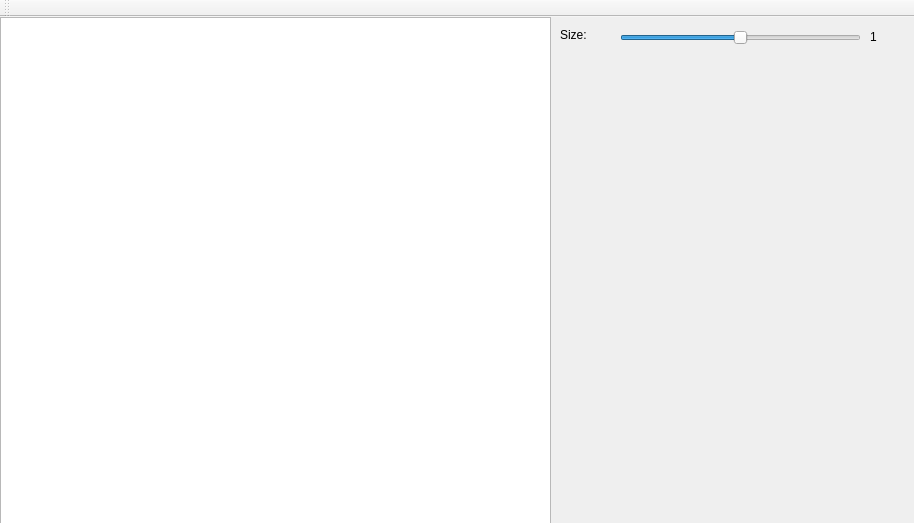
<?xml version="1.0" encoding="UTF-8"?>
<ui version="4.0">
 <class>ImageWindow</class>
 <widget class="QMainWindow" name="ImageWindow">
  <property name="geometry">
   <rect>
    <x>0</x>
    <y>0</y>
    <width>914</width>
    <height>523</height>
   </rect>
  </property>
  <property name="windowTitle">
   <string>ImageWindow</string>
  </property>
  <widget class="QWidget" name="centralWidget">
   <widget class="QGraphicsView" name="graphicsView">
    <property name="geometry">
     <rect>
      <x>0</x>
      <y>0</y>
      <width>551</width>
      <height>511</height>
     </rect>
    </property>
   </widget>
   <widget class="QSlider" name="sizeSlider">
    <property name="geometry">
     <rect>
      <x>620</x>
      <y>10</y>
      <width>241</width>
      <height>22</height>
     </rect>
    </property>
    <property name="minimum">
     <number>0</number>
    </property>
    <property name="maximum">
     <number>200</number>
    </property>
    <property name="value">
     <number>100</number>
    </property>
    <property name="orientation">
     <enum>Qt::Horizontal</enum>
    </property>
   </widget>
   <widget class="QLabel" name="sizeLabel">
    <property name="geometry">
     <rect>
      <x>560</x>
      <y>10</y>
      <width>62</width>
      <height>16</height>
     </rect>
    </property>
    <property name="text">
     <string>Size:</string>
    </property>
   </widget>
   <widget class="QLabel" name="sizeValue">
    <property name="geometry">
     <rect>
      <x>870</x>
      <y>10</y>
      <width>41</width>
      <height>20</height>
     </rect>
    </property>
    <property name="text">
     <string>1</string>
    </property>
   </widget>
  </widget>
  <widget class="QToolBar" name="mainToolBar">
   <attribute name="toolBarArea">
    <enum>TopToolBarArea</enum>
   </attribute>
   <attribute name="toolBarBreak">
    <bool>false</bool>
   </attribute>
  </widget>
 </widget>
 <layoutdefault spacing="6" margin="11"/>
 <resources/>
 <connections/>
</ui>
